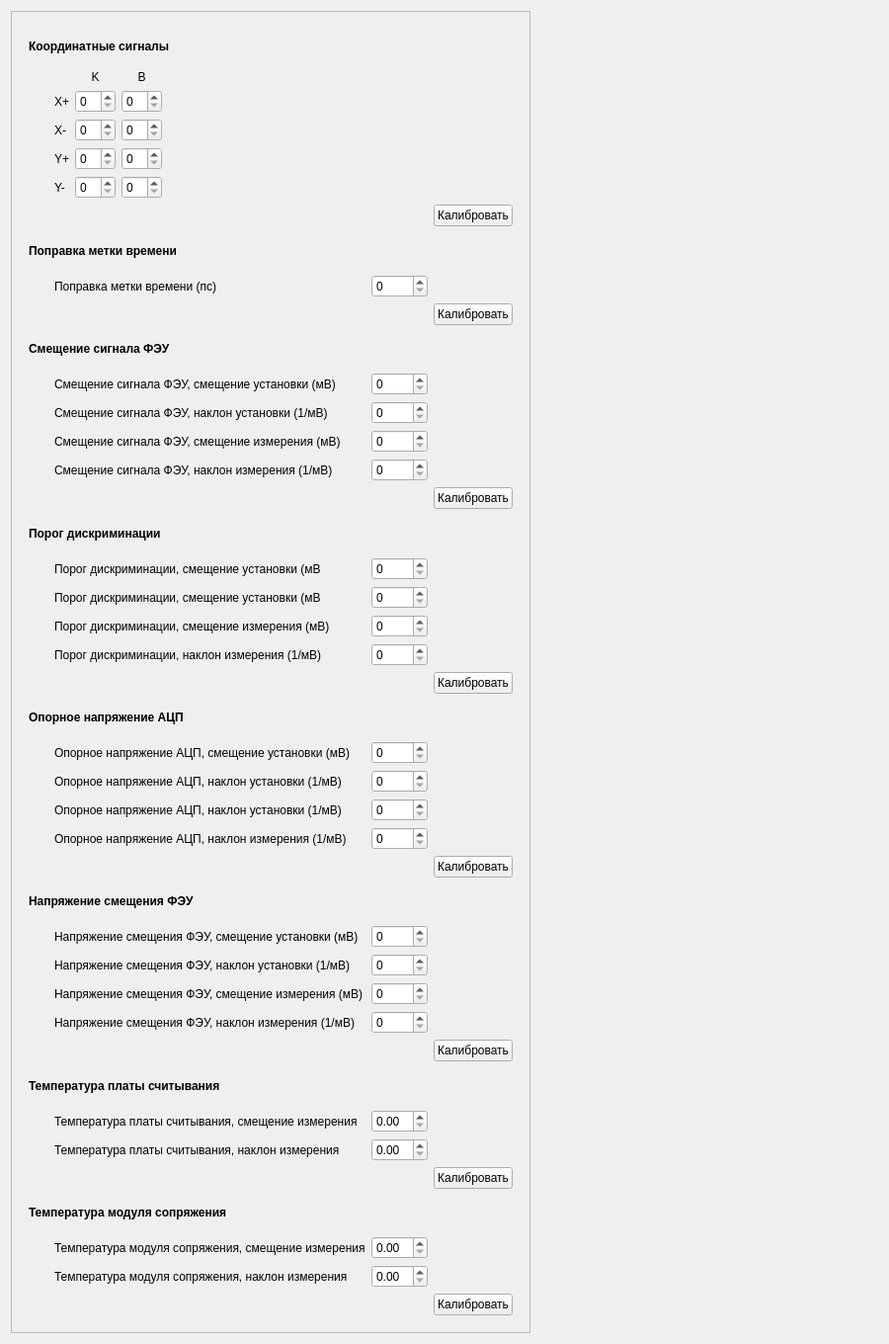
<?xml version="1.0" encoding="UTF-8"?>
<ui version="4.0">
 <class>Calibration_channel</class>
 <widget class="QWidget" name="Calibration_channel">
  <property name="geometry">
   <rect>
    <x>0</x>
    <y>0</y>
    <width>900</width>
    <height>1360</height>
   </rect>
  </property>
  <property name="windowTitle">
   <string>Form</string>
  </property>
  <layout class="QHBoxLayout" name="horizontalLayout_2">
   <item>
    <widget class="QFrame" name="frame">
     <property name="sizePolicy">
      <sizepolicy hsizetype="Fixed" vsizetype="Preferred">
       <horstretch>0</horstretch>
       <verstretch>0</verstretch>
      </sizepolicy>
     </property>
     <property name="frameShape">
      <enum>QFrame::StyledPanel</enum>
     </property>
     <property name="frameShadow">
      <enum>QFrame::Raised</enum>
     </property>
     <layout class="QVBoxLayout" name="verticalLayout">
      <item>
       <layout class="QGridLayout" name="gridLayout_9">
        <property name="leftMargin">
         <number>8</number>
        </property>
        <property name="topMargin">
         <number>8</number>
        </property>
        <property name="rightMargin">
         <number>8</number>
        </property>
        <property name="bottomMargin">
         <number>8</number>
        </property>
        <item row="27" column="2">
         <widget class="QSpinBox" name="sb_pm_bias_get_offset"/>
        </item>
        <item row="35" column="1">
         <widget class="QLabel" name="label_34">
          <property name="text">
           <string>Температура модуля сопряжения, смещение измерения</string>
          </property>
         </widget>
        </item>
        <item row="8" column="2">
         <widget class="QSpinBox" name="sb_in_offset_set_gain"/>
        </item>
        <item row="36" column="1">
         <widget class="QLabel" name="label_35">
          <property name="text">
           <string>Температура модуля сопряжения, наклон измерения</string>
          </property>
         </widget>
        </item>
        <item row="21" column="2">
         <widget class="QSpinBox" name="sb_adc_ref_get_offset"/>
        </item>
        <item row="22" column="1">
         <widget class="QLabel" name="label_27">
          <property name="text">
           <string>Опорное напряжение АЦП, наклон измерения (1/мВ)</string>
          </property>
         </widget>
        </item>
        <item row="28" column="2">
         <widget class="QSpinBox" name="sb_pm_bias_get_gain"/>
        </item>
        <item row="31" column="1">
         <widget class="QLabel" name="label_32">
          <property name="text">
           <string>Температура платы считывания, смещение измерения</string>
          </property>
         </widget>
        </item>
        <item row="14" column="2">
         <widget class="QSpinBox" name="sb_in_threshold_set_gain"/>
        </item>
        <item row="24" column="0" colspan="3">
         <widget class="QLabel" name="label_41">
          <property name="font">
           <font>
            <weight>75</weight>
            <bold>true</bold>
           </font>
          </property>
          <property name="text">
           <string>Напряжение смещения ФЭУ</string>
          </property>
         </widget>
        </item>
        <item row="26" column="1">
         <widget class="QLabel" name="label_29">
          <property name="text">
           <string>Напряжение смещения ФЭУ, наклон установки (1/мВ)</string>
          </property>
         </widget>
        </item>
        <item row="3" column="0" colspan="3">
         <widget class="QLabel" name="label_37">
          <property name="font">
           <font>
            <weight>75</weight>
            <bold>true</bold>
           </font>
          </property>
          <property name="text">
           <string>Поправка метки времени</string>
          </property>
         </widget>
        </item>
        <item row="13" column="2">
         <widget class="QSpinBox" name="sb_in_threshold_set_offset"/>
        </item>
        <item row="4" column="2">
         <widget class="QSpinBox" name="sb_ts_offset"/>
        </item>
        <item row="19" column="2">
         <widget class="QSpinBox" name="sb_adc_ref_set_offset"/>
        </item>
        <item row="7" column="1">
         <widget class="QLabel" name="label_9">
          <property name="text">
           <string>Смещение сигнала ФЭУ, смещение установки (мВ)</string>
          </property>
         </widget>
        </item>
        <item row="20" column="1">
         <widget class="QLabel" name="label_25">
          <property name="text">
           <string>Опорное напряжение АЦП, наклон установки (1/мВ)</string>
          </property>
         </widget>
        </item>
        <item row="22" column="2">
         <widget class="QSpinBox" name="sb_adc_ref_get_gain"/>
        </item>
        <item row="7" column="2">
         <widget class="QSpinBox" name="sb_in_offset_set_offset"/>
        </item>
        <item row="19" column="1">
         <widget class="QLabel" name="label_24">
          <property name="text">
           <string>Опорное напряжение АЦП, смещение установки (мВ)</string>
          </property>
         </widget>
        </item>
        <item row="9" column="2">
         <widget class="QSpinBox" name="sb_in_offset_get_offset"/>
        </item>
        <item row="18" column="0" colspan="3">
         <widget class="QLabel" name="label_40">
          <property name="font">
           <font>
            <weight>75</weight>
            <bold>true</bold>
           </font>
          </property>
          <property name="text">
           <string>Опорное напряжение АЦП</string>
          </property>
         </widget>
        </item>
        <item row="15" column="2">
         <widget class="QSpinBox" name="sb_in_threshold_get_offset"/>
        </item>
        <item row="37" column="3">
         <widget class="QPushButton" name="btn_ifmodule_temp">
          <property name="text">
           <string>Калибровать</string>
          </property>
         </widget>
        </item>
        <item row="16" column="2">
         <widget class="QSpinBox" name="sb_in_thresholdga_get_gain"/>
        </item>
        <item row="32" column="1">
         <widget class="QLabel" name="label_33">
          <property name="text">
           <string>Температура платы считывания, наклон измерения</string>
          </property>
         </widget>
        </item>
        <item row="11" column="3">
         <widget class="QPushButton" name="btn_offset">
          <property name="text">
           <string>Калибровать</string>
          </property>
         </widget>
        </item>
        <item row="17" column="3">
         <widget class="QPushButton" name="btn_threshold">
          <property name="text">
           <string>Калибровать</string>
          </property>
         </widget>
        </item>
        <item row="13" column="1">
         <widget class="QLabel" name="label_14">
          <property name="text">
           <string>Порог дискриминации, смещение установки (мВ</string>
          </property>
         </widget>
        </item>
        <item row="10" column="2">
         <widget class="QSpinBox" name="sb_in_offset_get_gain"/>
        </item>
        <item row="1" column="0">
         <widget class="QWidget" name="widget_2" native="true">
          <property name="sizePolicy">
           <sizepolicy hsizetype="Fixed" vsizetype="Preferred">
            <horstretch>0</horstretch>
            <verstretch>0</verstretch>
           </sizepolicy>
          </property>
          <property name="minimumSize">
           <size>
            <width>20</width>
            <height>0</height>
           </size>
          </property>
         </widget>
        </item>
        <item row="10" column="1">
         <widget class="QLabel" name="label_13">
          <property name="text">
           <string>Смещение сигнала ФЭУ, наклон измерения (1/мВ)</string>
          </property>
         </widget>
        </item>
        <item row="16" column="1">
         <widget class="QLabel" name="label_23">
          <property name="text">
           <string>Порог дискриминации, наклон измерения (1/мВ)</string>
          </property>
         </widget>
        </item>
        <item row="4" column="1">
         <widget class="QLabel" name="label_8">
          <property name="text">
           <string>Поправка метки времени (пс)</string>
          </property>
         </widget>
        </item>
        <item row="20" column="2">
         <widget class="QSpinBox" name="sb_adc_ref_set_gain"/>
        </item>
        <item row="15" column="1">
         <widget class="QLabel" name="label_16">
          <property name="text">
           <string>Порог дискриминации, смещение измерения (мВ)</string>
          </property>
         </widget>
        </item>
        <item row="0" column="0" colspan="3">
         <widget class="QLabel" name="label_36">
          <property name="font">
           <font>
            <weight>75</weight>
            <bold>true</bold>
           </font>
          </property>
          <property name="text">
           <string>Координатные сигналы</string>
          </property>
         </widget>
        </item>
        <item row="25" column="2">
         <widget class="QSpinBox" name="sb_pm_bias_set_offset"/>
        </item>
        <item row="30" column="0" colspan="3">
         <widget class="QLabel" name="label_42">
          <property name="font">
           <font>
            <weight>75</weight>
            <bold>true</bold>
           </font>
          </property>
          <property name="text">
           <string>Температура платы считывания</string>
          </property>
         </widget>
        </item>
        <item row="25" column="1">
         <widget class="QLabel" name="label_28">
          <property name="text">
           <string>Напряжение смещения ФЭУ, смещение установки (мВ)</string>
          </property>
         </widget>
        </item>
        <item row="34" column="0" colspan="3">
         <widget class="QLabel" name="label_43">
          <property name="font">
           <font>
            <weight>75</weight>
            <bold>true</bold>
           </font>
          </property>
          <property name="text">
           <string>Температура модуля сопряжения</string>
          </property>
         </widget>
        </item>
        <item row="8" column="1">
         <widget class="QLabel" name="label_10">
          <property name="text">
           <string>Смещение сигнала ФЭУ, наклон установки (1/мВ)</string>
          </property>
         </widget>
        </item>
        <item row="12" column="0" colspan="3">
         <widget class="QLabel" name="label_39">
          <property name="font">
           <font>
            <weight>75</weight>
            <bold>true</bold>
           </font>
          </property>
          <property name="text">
           <string>Порог дискриминации</string>
          </property>
         </widget>
        </item>
        <item row="21" column="1">
         <widget class="QLabel" name="label_26">
          <property name="text">
           <string>Опорное напряжение АЦП, наклон установки (1/мВ)</string>
          </property>
         </widget>
        </item>
        <item row="26" column="2">
         <widget class="QSpinBox" name="sb_pm_bias_set_gain"/>
        </item>
        <item row="23" column="3">
         <widget class="QPushButton" name="btn_adc_ref">
          <property name="text">
           <string>Калибровать</string>
          </property>
         </widget>
        </item>
        <item row="27" column="1">
         <widget class="QLabel" name="label_30">
          <property name="text">
           <string>Напряжение смещения ФЭУ, смещение измерения (мВ)</string>
          </property>
         </widget>
        </item>
        <item row="5" column="3">
         <widget class="QPushButton" name="btn_ts_offset">
          <property name="text">
           <string>Калибровать</string>
          </property>
         </widget>
        </item>
        <item row="28" column="1">
         <widget class="QLabel" name="label_31">
          <property name="text">
           <string>Напряжение смещения ФЭУ, наклон измерения (1/мВ)</string>
          </property>
         </widget>
        </item>
        <item row="9" column="1">
         <widget class="QLabel" name="label_11">
          <property name="text">
           <string>Смещение сигнала ФЭУ, смещение измерения (мВ)</string>
          </property>
         </widget>
        </item>
        <item row="29" column="3">
         <widget class="QPushButton" name="btn_pm_bias">
          <property name="text">
           <string>Калибровать</string>
          </property>
         </widget>
        </item>
        <item row="6" column="0" colspan="3">
         <widget class="QLabel" name="label_38">
          <property name="font">
           <font>
            <weight>75</weight>
            <bold>true</bold>
           </font>
          </property>
          <property name="text">
           <string>Смещение сигнала ФЭУ</string>
          </property>
         </widget>
        </item>
        <item row="1" column="1">
         <layout class="QHBoxLayout" name="horizontalLayout">
          <item>
           <layout class="QGridLayout" name="gridLayout_2">
            <item row="4" column="2">
             <widget class="QSpinBox" name="sb_B_yn"/>
            </item>
            <item row="0" column="2">
             <widget class="QLabel" name="label_22">
              <property name="text">
               <string>B</string>
              </property>
              <property name="alignment">
               <set>Qt::AlignCenter</set>
              </property>
             </widget>
            </item>
            <item row="4" column="0">
             <widget class="QLabel" name="label_19">
              <property name="text">
               <string>Y-</string>
              </property>
             </widget>
            </item>
            <item row="2" column="0">
             <widget class="QLabel" name="label_17">
              <property name="text">
               <string>X-</string>
              </property>
             </widget>
            </item>
            <item row="2" column="1">
             <widget class="QSpinBox" name="sb_K_xn"/>
            </item>
            <item row="1" column="0">
             <widget class="QLabel" name="label_12">
              <property name="sizePolicy">
               <sizepolicy hsizetype="Fixed" vsizetype="Preferred">
                <horstretch>0</horstretch>
                <verstretch>0</verstretch>
               </sizepolicy>
              </property>
              <property name="text">
               <string>X+</string>
              </property>
             </widget>
            </item>
            <item row="0" column="1">
             <widget class="QLabel" name="label_21">
              <property name="text">
               <string>K</string>
              </property>
              <property name="alignment">
               <set>Qt::AlignCenter</set>
              </property>
             </widget>
            </item>
            <item row="2" column="2">
             <widget class="QSpinBox" name="sb_B_xn"/>
            </item>
            <item row="4" column="1">
             <widget class="QSpinBox" name="sb_K_yn"/>
            </item>
            <item row="3" column="0">
             <widget class="QLabel" name="label_18">
              <property name="text">
               <string>Y+</string>
              </property>
             </widget>
            </item>
            <item row="1" column="2">
             <widget class="QSpinBox" name="sb_B_xp"/>
            </item>
            <item row="3" column="1">
             <widget class="QSpinBox" name="sb_K_yp"/>
            </item>
            <item row="1" column="1">
             <widget class="QSpinBox" name="sb_K_xp"/>
            </item>
            <item row="3" column="2">
             <widget class="QSpinBox" name="sb_B_yp"/>
            </item>
           </layout>
          </item>
          <item>
           <spacer name="horizontalSpacer_2">
            <property name="orientation">
             <enum>Qt::Horizontal</enum>
            </property>
            <property name="sizeHint" stdset="0">
             <size>
              <width>40</width>
              <height>20</height>
             </size>
            </property>
           </spacer>
          </item>
         </layout>
        </item>
        <item row="14" column="1">
         <widget class="QLabel" name="label_15">
          <property name="text">
           <string>Порог дискриминации, смещение установки (мВ</string>
          </property>
         </widget>
        </item>
        <item row="33" column="3">
         <widget class="QPushButton" name="btn_readout_temp">
          <property name="text">
           <string>Калибровать</string>
          </property>
         </widget>
        </item>
        <item row="2" column="3">
         <widget class="QPushButton" name="btn_coord">
          <property name="text">
           <string>Калибровать</string>
          </property>
         </widget>
        </item>
        <item row="31" column="2">
         <widget class="QDoubleSpinBox" name="dsb_readout_temp_get_offset"/>
        </item>
        <item row="32" column="2">
         <widget class="QDoubleSpinBox" name="dsb_readout_temp_get_gain"/>
        </item>
        <item row="35" column="2">
         <widget class="QDoubleSpinBox" name="dsb_ifmodule_temp_get_offset"/>
        </item>
        <item row="36" column="2">
         <widget class="QDoubleSpinBox" name="dsb_ifmodule_temp_get_gain"/>
        </item>
       </layout>
      </item>
     </layout>
    </widget>
   </item>
   <item>
    <spacer name="horizontalSpacer">
     <property name="orientation">
      <enum>Qt::Horizontal</enum>
     </property>
     <property name="sizeHint" stdset="0">
      <size>
       <width>40</width>
       <height>20</height>
      </size>
     </property>
    </spacer>
   </item>
  </layout>
 </widget>
 <tabstops>
  <tabstop>sb_K_xp</tabstop>
  <tabstop>sb_B_xp</tabstop>
  <tabstop>sb_K_xn</tabstop>
  <tabstop>sb_B_xn</tabstop>
  <tabstop>sb_K_yp</tabstop>
  <tabstop>sb_B_yp</tabstop>
  <tabstop>sb_K_yn</tabstop>
  <tabstop>sb_B_yn</tabstop>
  <tabstop>btn_coord</tabstop>
  <tabstop>sb_ts_offset</tabstop>
  <tabstop>btn_ts_offset</tabstop>
  <tabstop>sb_in_offset_set_offset</tabstop>
  <tabstop>sb_in_offset_set_gain</tabstop>
  <tabstop>sb_in_offset_get_offset</tabstop>
  <tabstop>sb_in_offset_get_gain</tabstop>
  <tabstop>btn_offset</tabstop>
  <tabstop>sb_in_threshold_set_offset</tabstop>
  <tabstop>sb_in_threshold_set_gain</tabstop>
  <tabstop>sb_in_threshold_get_offset</tabstop>
  <tabstop>sb_in_thresholdga_get_gain</tabstop>
  <tabstop>btn_threshold</tabstop>
  <tabstop>sb_adc_ref_set_offset</tabstop>
  <tabstop>sb_adc_ref_set_gain</tabstop>
  <tabstop>sb_adc_ref_get_offset</tabstop>
  <tabstop>sb_adc_ref_get_gain</tabstop>
  <tabstop>btn_adc_ref</tabstop>
  <tabstop>sb_pm_bias_set_offset</tabstop>
  <tabstop>sb_pm_bias_set_gain</tabstop>
  <tabstop>sb_pm_bias_get_offset</tabstop>
  <tabstop>sb_pm_bias_get_gain</tabstop>
  <tabstop>btn_pm_bias</tabstop>
  <tabstop>dsb_readout_temp_get_offset</tabstop>
  <tabstop>dsb_readout_temp_get_gain</tabstop>
  <tabstop>btn_readout_temp</tabstop>
  <tabstop>dsb_ifmodule_temp_get_offset</tabstop>
  <tabstop>dsb_ifmodule_temp_get_gain</tabstop>
  <tabstop>btn_ifmodule_temp</tabstop>
 </tabstops>
 <resources/>
 <connections/>
</ui>
